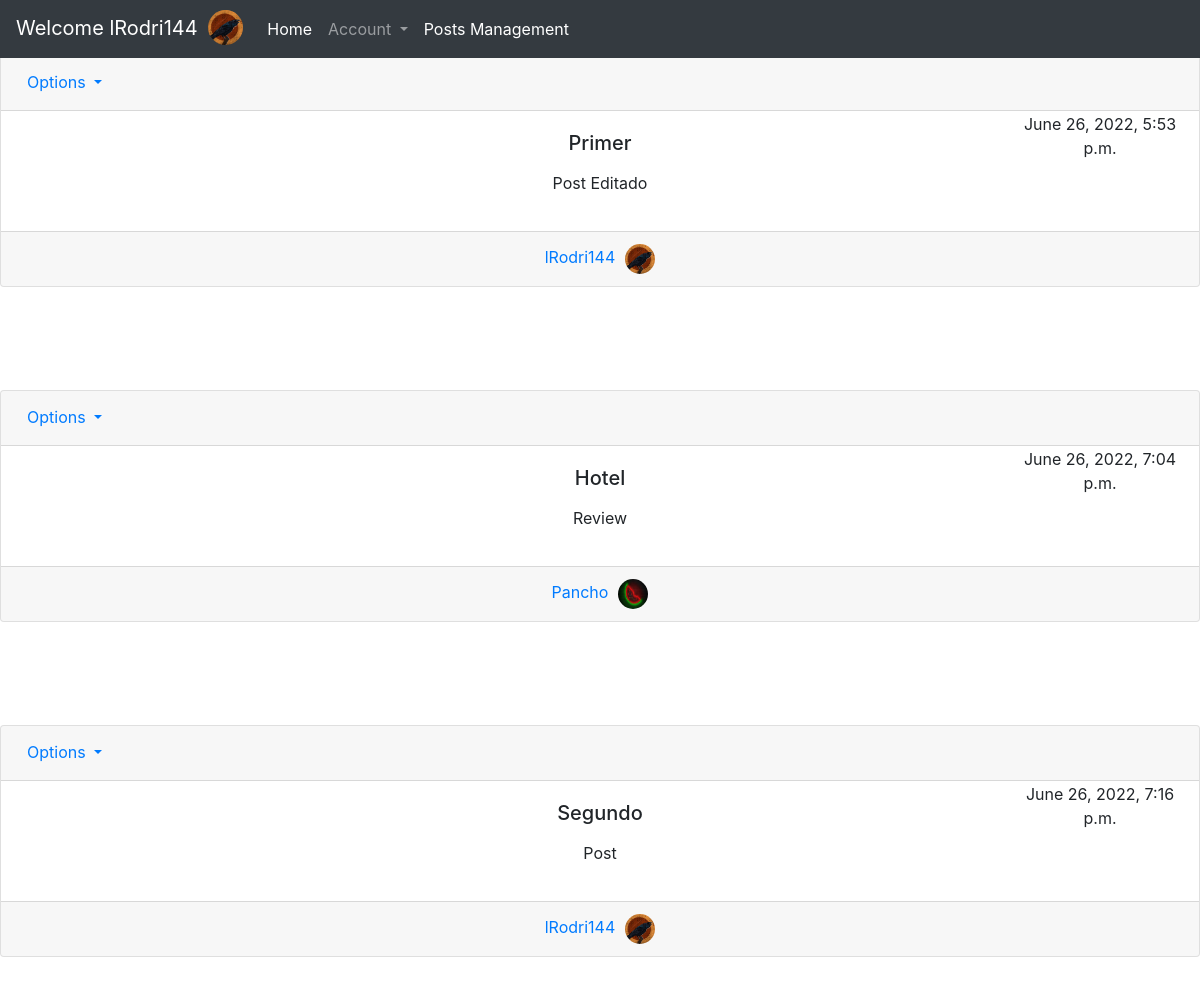
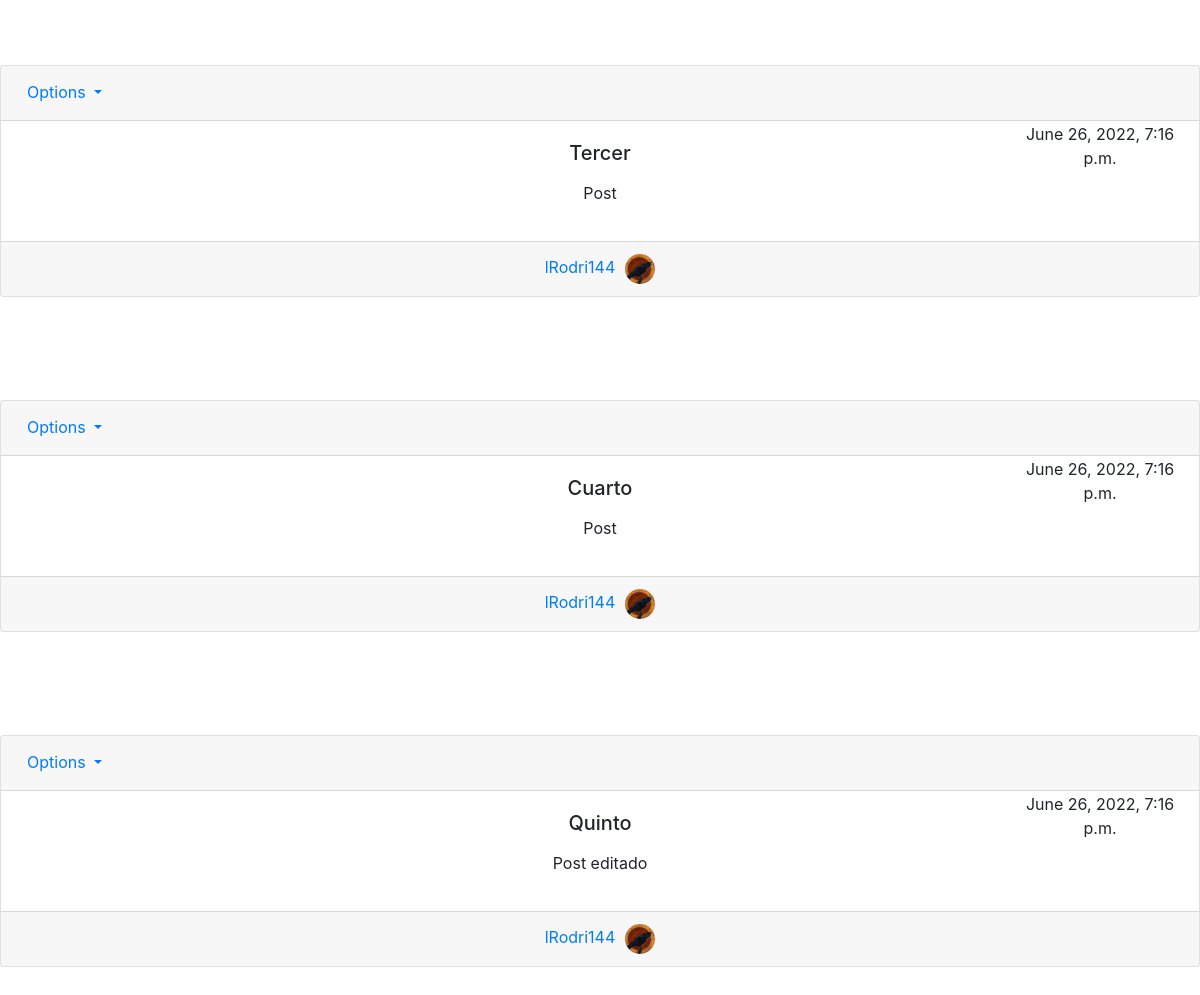
Page /home/pages/ (signed in) on the earlier database version (2 pictures, top to bottom).
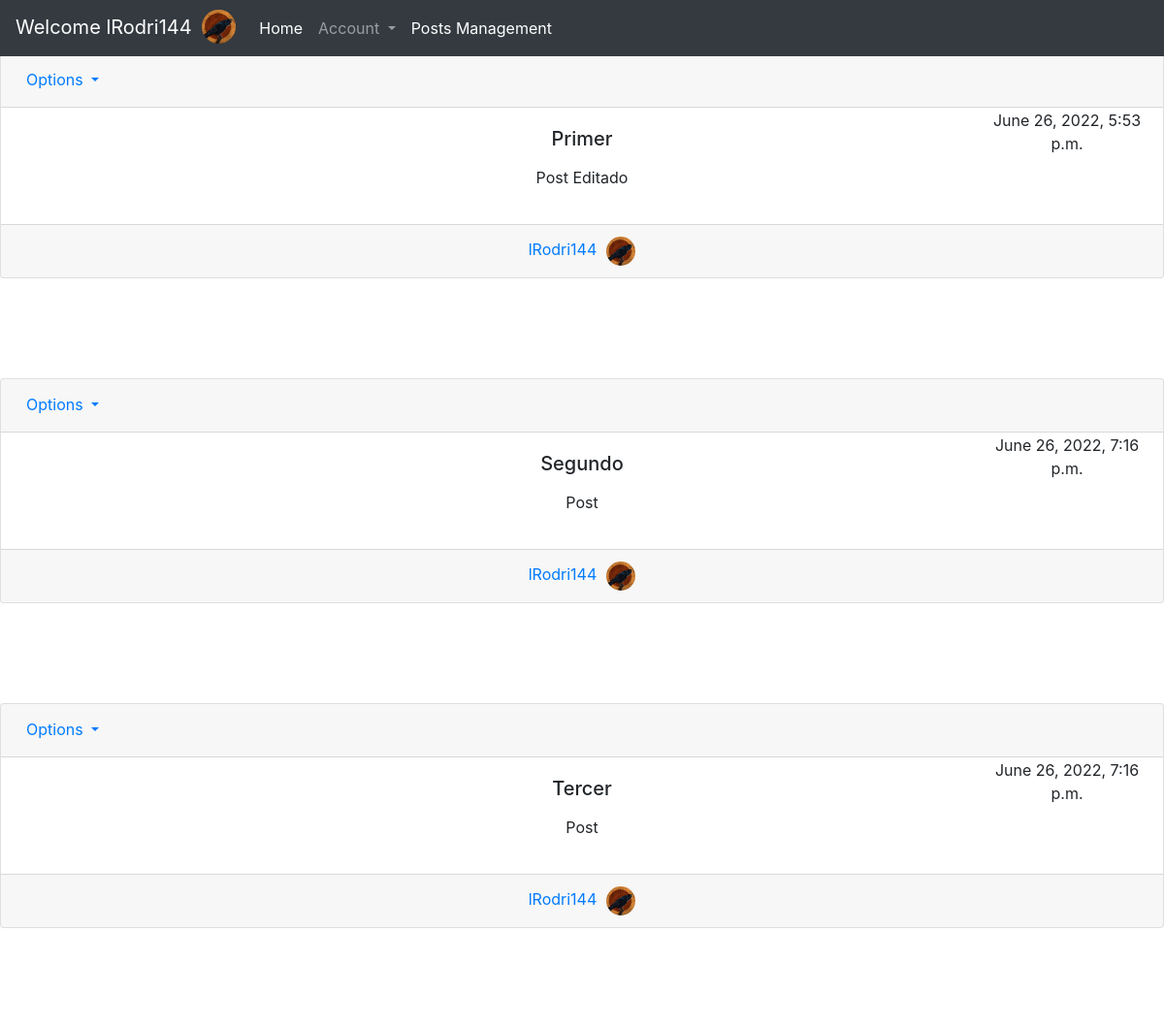
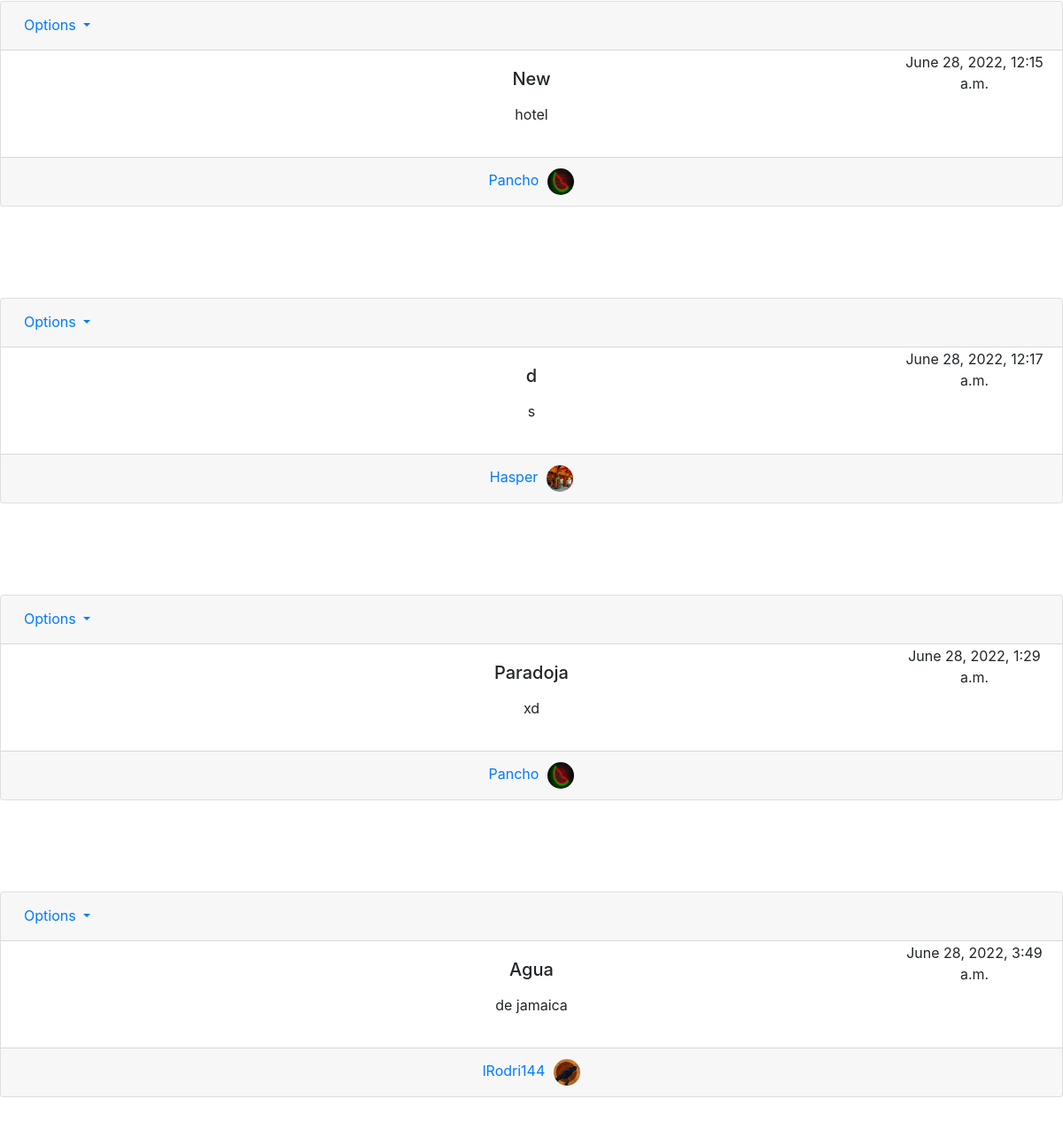
Same page on the later database version (2 pictures, top to bottom).
### main_app/models.py (models this page shows)
class user_object(models.Model):
    user = models.OneToOneField(User, null=True ,on_delete=models.CASCADE)
    bio = models.TextField(null=True, blank=True)
    profile_pic = models.ImageField(default='x152415000kjd52054vdgvd5dscg5026215.png', null=True, blank=True)

class new_post(models.Model):
    user = models.ForeignKey(User, null=True, on_delete=models.CASCADE)
    title = models.CharField(max_length=255)
    body = RichTextField(null=True, blank=True)
    posted_date = models.DateTimeField(auto_now_add=True, blank=True, null=True)

### main_app/views.py (the view)
# urls.py: path('pages/', views.posts_control, name="posts-control"),
@staff_member_required
def posts_control(request):
    posts = new_post.objects.all()
    return render(request, 'main_app/posts_RUD.html', {'posts':posts})

### main_app/templates/main_app/posts_RUD.html (shortened to what this page needs)
{% extends 'main_app/base.html' %}
{% load static %}
{% block content %}
{% for i in posts %}
      <div id="admread" class="card text-center">
        <div id="profilecardheader" class="card-header">
          <ul id="ulprof" class="nav nav-pills card-header-pills">
            <li class="nav-item dropdown">
              <a class="nav-link dropdown-toggle" href="#" id="navbarDropdown" role="button" data-toggle="dropdown" aria-expanded="false">
                Options
              </a>
            </li>
            <li id="admpostli">
              <p>{{i.posted_date}}</p>
            </li>
          </ul>
        </div>
        <div class="card-body">
          <h5 class="card-title">{{i.title}}</h5>
          <p class="card-text">{{i.body|safe}}</p>
        </div>
        <div class="card-footer text-muted">
          <a href="{% url 'profiles-list' i.user.id %}">{{i.user}}<img id="objphotohome" src="{{i.user.user_object.profile_pic.url}}" height="30" width="30" class="rounded-circle"></a>
        </div>
      </div>
         <br>
         <br>
      {% endfor %}
{% endblock content %}

### main_app/templates/main_app/base.html (shortened to what this page needs)
{% load static %}
<!doctype html>
<html lang="en">
  <head>
    <link rel="stylesheet" href="https://cdn.jsdelivr.net/npm/bootstrap@4.6.1/dist/css/bootstrap.min.css">
    <link rel="stylesheet" type="text/css" href="{% static 'main_app/main.css' %}">
  </head>
  <body>
    <nav class="navbar navbar-expand-lg navbar-dark bg-dark fixed-top">
        <a class="navbar-brand" href="{% url 'users-profile' %}">Welcome {{user}} <img id="navavatar" src="{{request.user.user_object.profile_pic.url}}" class="rounded-circle" width="35" height="35"></a>
        <div class="collapse navbar-collapse" id="navbarSupportedContent">
          <ul class="navbar-nav mr-auto">
            <li class="nav-item active">
              <a class="nav-link" href="{% url 'my-home' %}">Home <span class="sr-only">(current)</span></a>
            </li>
            <li class="nav-item dropdown">
              <a class="nav-link dropdown-toggle " href="#" id="navbarDropdown" role="button" data-toggle="dropdown" aria-expanded="false">
                Account
              </a>
            </li>
            {% if user.is_superuser %}
            <li class="nav-item active">
              <a class="nav-link" href="{% url 'posts-control' %}"> Posts Management <span class="sr-only">(current)</span></a>
            </li>
            {% endif %}
          </ul>
        </div>
    </nav>
    {% block content %} {% endblock content %}
  </body>
</html>

### main_app/static/main_app/main.css (style rules this page uses)
* { margin: 0px; padding: 0px; }
img#navavatar { margin-left: 5px; margin-top: -5px; }
div#profilecardheader { height: 55px }
ul#ulprof { margin-top: -6px; }
img#objphotohome { margin-left: 10px; }
div#admread { margin-top: 55px; }
li#admpostli { margin-left: 1000px; margin-top: 10px; }

Differences in the rows shown:
removed new_post: posted_date "June 26, 2022, 7:04 p.m.", title "Hotel", body "Review", user "Pancho", user.user_object.profile_pic (picture)
removed new_post: posted_date "June 26, 2022, 7:16 p.m.", title "Cuarto", body "Post", user "lRodri144", user.user_object.profile_pic (picture)
removed new_post: posted_date "June 26, 2022, 7:16 p.m.", title "Quinto", body "Post editado", user "lRodri144", user.user_object.profile_pic (picture)
added new_post: posted_date "June 28, 2022, 12:15 a.m.", title "New", body "hotel", user "Pancho", user.user_object.profile_pic (picture)
added new_post: posted_date "June 28, 2022, 12:17 a.m.", title "d", body "s", user "Hasper", user.user_object.profile_pic (picture)
added new_post: posted_date "June 28, 2022, 1:29 a.m.", title "Paradoja", body "xd", user "Pancho", user.user_object.profile_pic (picture)
added new_post: posted_date "June 28, 2022, 3:49 a.m.", title "Agua", body "de jamaica", user "lRodri144", user.user_object.profile_pic (picture)
